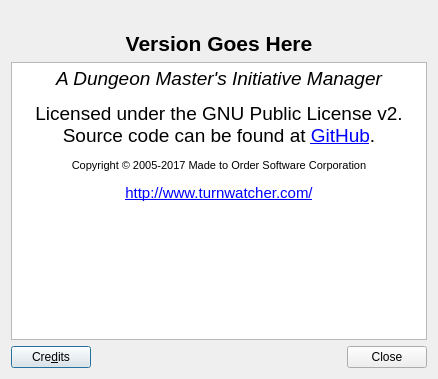
<?xml version="1.0" encoding="UTF-8"?>
<ui version="4.0">
 <class>Dialog</class>
 <widget class="QDialog" name="Dialog">
  <property name="geometry">
   <rect>
    <x>0</x>
    <y>0</y>
    <width>438</width>
    <height>379</height>
   </rect>
  </property>
  <property name="windowTitle">
   <string>Dialog</string>
  </property>
  <layout class="QVBoxLayout" name="verticalLayout">
   <item>
    <widget class="QLabel" name="label">
     <property name="text">
      <string/>
     </property>
     <property name="pixmap">
      <pixmap resource="res/resources.qrc">:/image/HelmLogo.png</pixmap>
     </property>
     <property name="scaledContents">
      <bool>false</bool>
     </property>
     <property name="alignment">
      <set>Qt::AlignCenter</set>
     </property>
    </widget>
   </item>
   <item>
    <widget class="QLabel" name="label_2">
     <property name="text">
      <string>&lt;html&gt;&lt;head/&gt;&lt;body&gt;&lt;p align=&quot;center&quot;&gt;&lt;span style=&quot; font-size:16pt; font-weight:600;&quot;&gt;Version Goes Here&lt;/span&gt;&lt;/p&gt;&lt;/body&gt;&lt;/html&gt;</string>
     </property>
     <property name="textFormat">
      <enum>Qt::RichText</enum>
     </property>
    </widget>
   </item>
   <item>
    <widget class="QTextBrowser" name="textBrowser">
     <property name="html">
      <string>&lt;!DOCTYPE HTML PUBLIC &quot;-//W3C//DTD HTML 4.0//EN&quot; &quot;http://www.w3.org/TR/REC-html40/strict.dtd&quot;&gt;
&lt;html&gt;&lt;head&gt;&lt;meta name=&quot;qrichtext&quot; content=&quot;1&quot; /&gt;&lt;style type=&quot;text/css&quot;&gt;
p, li { white-space: pre-wrap; }
&lt;/style&gt;&lt;/head&gt;&lt;body style=&quot; font-family:'Ubuntu'; font-size:11pt; font-weight:400; font-style:normal;&quot;&gt;
&lt;p align=&quot;center&quot; style=&quot; margin-top:12px; margin-bottom:12px; margin-left:0px; margin-right:0px; -qt-block-indent:0; text-indent:0px;&quot;&gt;&lt;span style=&quot; font-size:14pt; font-style:italic;&quot;&gt;A Dungeon Master's Initiative Manager&lt;/span&gt;&lt;/p&gt;
&lt;p align=&quot;center&quot; style=&quot; margin-top:12px; margin-bottom:12px; margin-left:0px; margin-right:0px; -qt-block-indent:0; text-indent:0px;&quot;&gt;&lt;span style=&quot; font-size:14pt;&quot;&gt;Licensed under the GNU Public License v2. Source code can be found at &lt;/span&gt;&lt;a href=&quot;https://github.com/m2osw/turnwatcher/&quot;&gt;&lt;span style=&quot; font-size:14pt; text-decoration: underline; color:#0000ff;&quot;&gt;GitHub&lt;/span&gt;&lt;/a&gt;&lt;span style=&quot; font-size:14pt;&quot;&gt;.&lt;/span&gt;&lt;/p&gt;
&lt;p align=&quot;center&quot; style=&quot; margin-top:12px; margin-bottom:12px; margin-left:0px; margin-right:0px; -qt-block-indent:0; text-indent:0px;&quot;&gt;&lt;span style=&quot; font-size:8pt;&quot;&gt;Copyright © 2005-2017 Made to Order Software Corporation&lt;/span&gt;&lt;/p&gt;
&lt;p align=&quot;center&quot; style=&quot; margin-top:12px; margin-bottom:12px; margin-left:0px; margin-right:0px; -qt-block-indent:0; text-indent:0px;&quot;&gt;&lt;a href=&quot;http://www.turnwatcher.com/&quot;&gt;&lt;span style=&quot; text-decoration: underline; color:#0000ff;&quot;&gt;http://www.turnwatcher.com/&lt;/span&gt;&lt;/a&gt;&lt;/p&gt;&lt;/body&gt;&lt;/html&gt;</string>
     </property>
     <property name="openExternalLinks">
      <bool>true</bool>
     </property>
    </widget>
   </item>
   <item>
    <layout class="QHBoxLayout" name="horizontalLayout">
     <item>
      <widget class="QPushButton" name="f_credits_button">
       <property name="text">
        <string>Cre&amp;dits</string>
       </property>
      </widget>
     </item>
     <item>
      <spacer name="horizontalSpacer">
       <property name="orientation">
        <enum>Qt::Horizontal</enum>
       </property>
       <property name="sizeHint" stdset="0">
        <size>
         <width>40</width>
         <height>20</height>
        </size>
       </property>
      </spacer>
     </item>
     <item>
      <widget class="QDialogButtonBox" name="f_button_box">
       <property name="orientation">
        <enum>Qt::Horizontal</enum>
       </property>
       <property name="standardButtons">
        <set>QDialogButtonBox::Close</set>
       </property>
      </widget>
     </item>
    </layout>
   </item>
  </layout>
 </widget>
 <resources>
  <include location="res/resources.qrc"/>
 </resources>
 <connections>
  <connection>
   <sender>f_button_box</sender>
   <signal>accepted()</signal>
   <receiver>Dialog</receiver>
   <slot>accept()</slot>
   <hints>
    <hint type="sourcelabel">
     <x>248</x>
     <y>254</y>
    </hint>
    <hint type="destinationlabel">
     <x>157</x>
     <y>274</y>
    </hint>
   </hints>
  </connection>
  <connection>
   <sender>f_button_box</sender>
   <signal>rejected()</signal>
   <receiver>Dialog</receiver>
   <slot>reject()</slot>
   <hints>
    <hint type="sourcelabel">
     <x>316</x>
     <y>260</y>
    </hint>
    <hint type="destinationlabel">
     <x>286</x>
     <y>274</y>
    </hint>
   </hints>
  </connection>
 </connections>
</ui>
